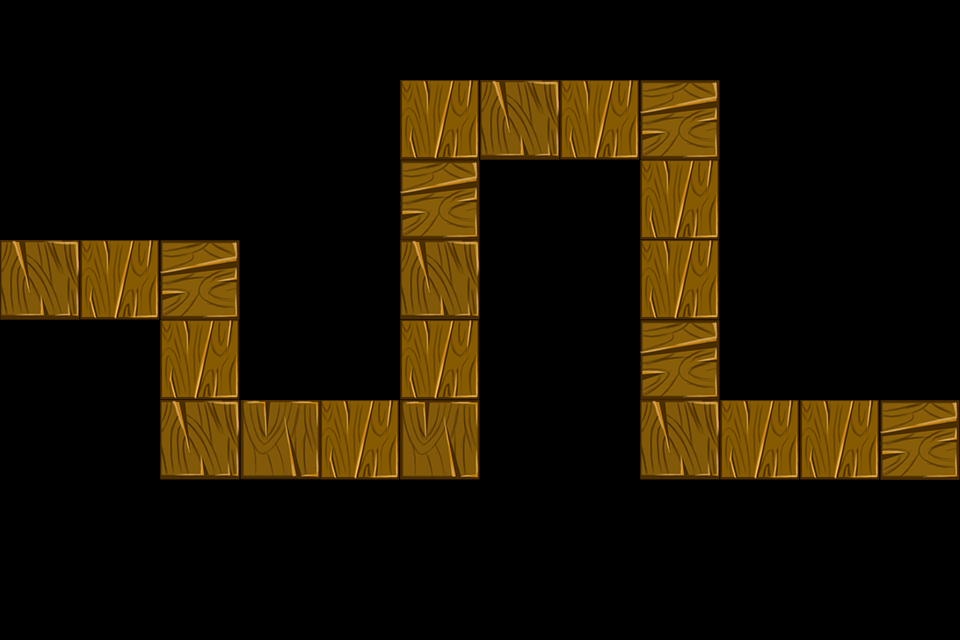

The image is a tile-based game level rendered from a .tmx file. Its description and source (layers, tilesets, objects; grid data summarised) follow:
An orthogonal 12x8 tile map with 80x80 px tiles, 1 tile layer (path) and 20 objects (8x path, 6x Tower, 3x 0, 2x 1, 2).

<map version="1.0" orientation="orthogonal" width="12" height="8" tilewidth="80" tileheight="80">
 <properties>
  <property name="style" value="1" />
 </properties>
 <tileset firstgid="1" name="tiled1" tilewidth="80" tileheight="80">
  <image source="tiled1.png" width="240" height="240" />
 </tileset>
 <layer name="path" width="12" height="8">
  <data>[96 cells, 22 non-empty, 8 distinct tile ids]</data>
 </layer>
 <objectgroup name="path" width="12" height="8">
  <object name="path" x="0" y="240" />
  <object name="path" x="160" y="240" />
  <object name="path" x="160" y="400" />
  <object name="path" x="400" y="400" />
  <object name="path" x="400" y="80" />
  <object name="path" x="640" y="80" />
  <object name="path" x="640" y="400" />
  <object name="path" x="880" y="400" />
  <object name="Tower" x="0" y="80" width="400" height="160" />
  <object name="Tower" x="240" y="240" width="160" height="160" />
  <object name="Tower" x="480" y="160" width="160" height="320" />
  <object name="Tower" x="720" y="80" width="240" height="320" />
  <object name="Tower" x="0" y="320" width="160" height="160" />
  <object name="Tower" x="160" y="480" width="640" height="80" />
  <object name="Reward" type="0" x="80" y="80" width="80" height="80" />
  <object name="Reward" type="1" x="240" y="160" width="80" height="80" />
  <object name="Reward" type="2" x="0" y="400" width="80" height="80" />
  <object name="Reward" type="0" x="480" y="240" width="80" height="80" />
  <object name="Reward" type="0" x="640" y="480" width="80" height="80" />
  <object name="Reward" type="1" x="720" y="160" width="80" height="80">
   <properties>
    <property name="new" value="1" />
   </properties>
  </object>
 </objectgroup>
</map>
